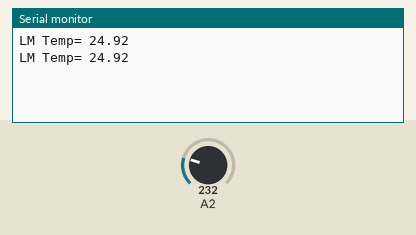
Simulated run of this sketch. Board: Arduino Uno, built with avr-gcc and run on an emulated ATmega328P. On the bench: the last lines printed to the serial monitor. The inputs (shaded band) are chosen by the test bench; at power-on: A2 = 232.

Above: at 1.8 s.
1.9 s: A2 set to 250
At 2.8 s:
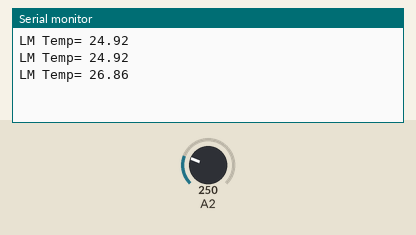
3.4 s: A2 set to 266
At 4.8 s:
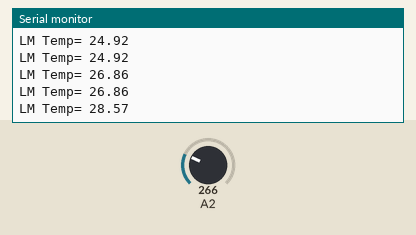
Timing chart, 0 to 6.4 s (numbered marks = the images above; inputs shaded):
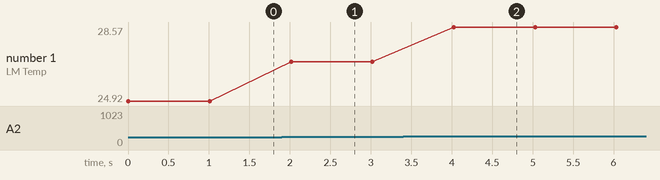

Measured:
- after the input at 1.9 s, the serial monitor: prints a new line after 0.11 s (image 1)
- after the input at 3.4 s, the serial monitor: prints a new line after 0.62 s (image 2)
- plotted number 1: 24.92 → 26.86 after the input at 1.9 s, 26.86 → 28.57 after the input at 3.4 s

The sketch:

Uno.ino
```cpp
#include <SoftwareSerial.h>
SoftwareSerial mySuart (7 , 6);

union
{
  float lmTmp;
  byte myArray[4];   //for LM35
} myDataLM;

void setup() {
  Serial.begin(9600);
  mySuart.begin(9600);
  analogReference(INTERNAL);
}

void loop() {
  float Lmtmp;
  Lmtmp = (float)100 * (1.1 / 1024) * analogRead(A2);

  myDataLM.lmTmp = Lmtmp;

  mySuart.write(myDataLM.myArray[3]);
  mySuart.write(myDataLM.myArray[2]);
  mySuart.write(myDataLM.myArray[1]);
  mySuart.write(myDataLM.myArray[0]);

  Serial.print("LM Temp= ");
  Serial.println(Lmtmp, 2);
  delay(1000);


}
```
